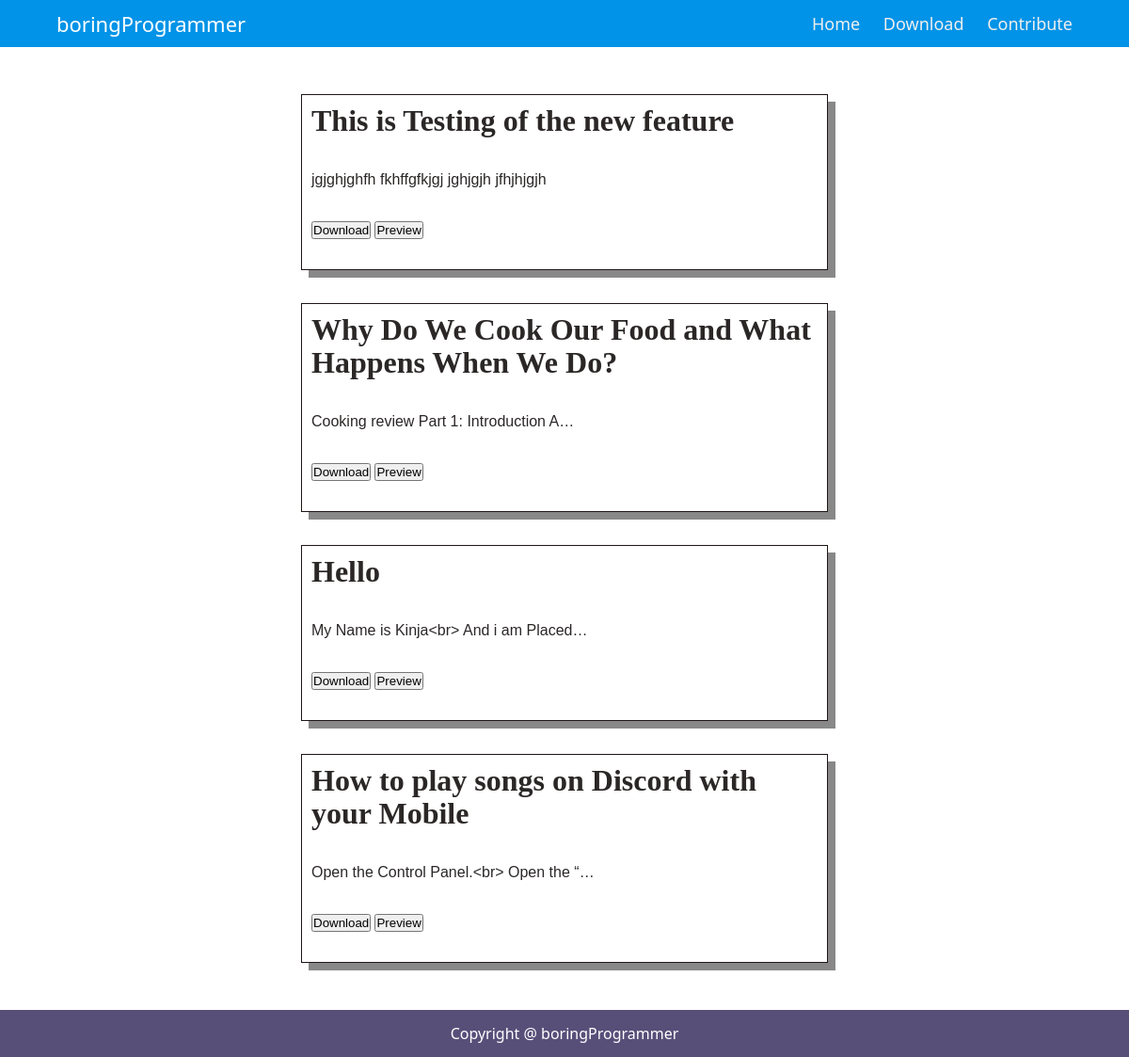
Before: / with the older database file.
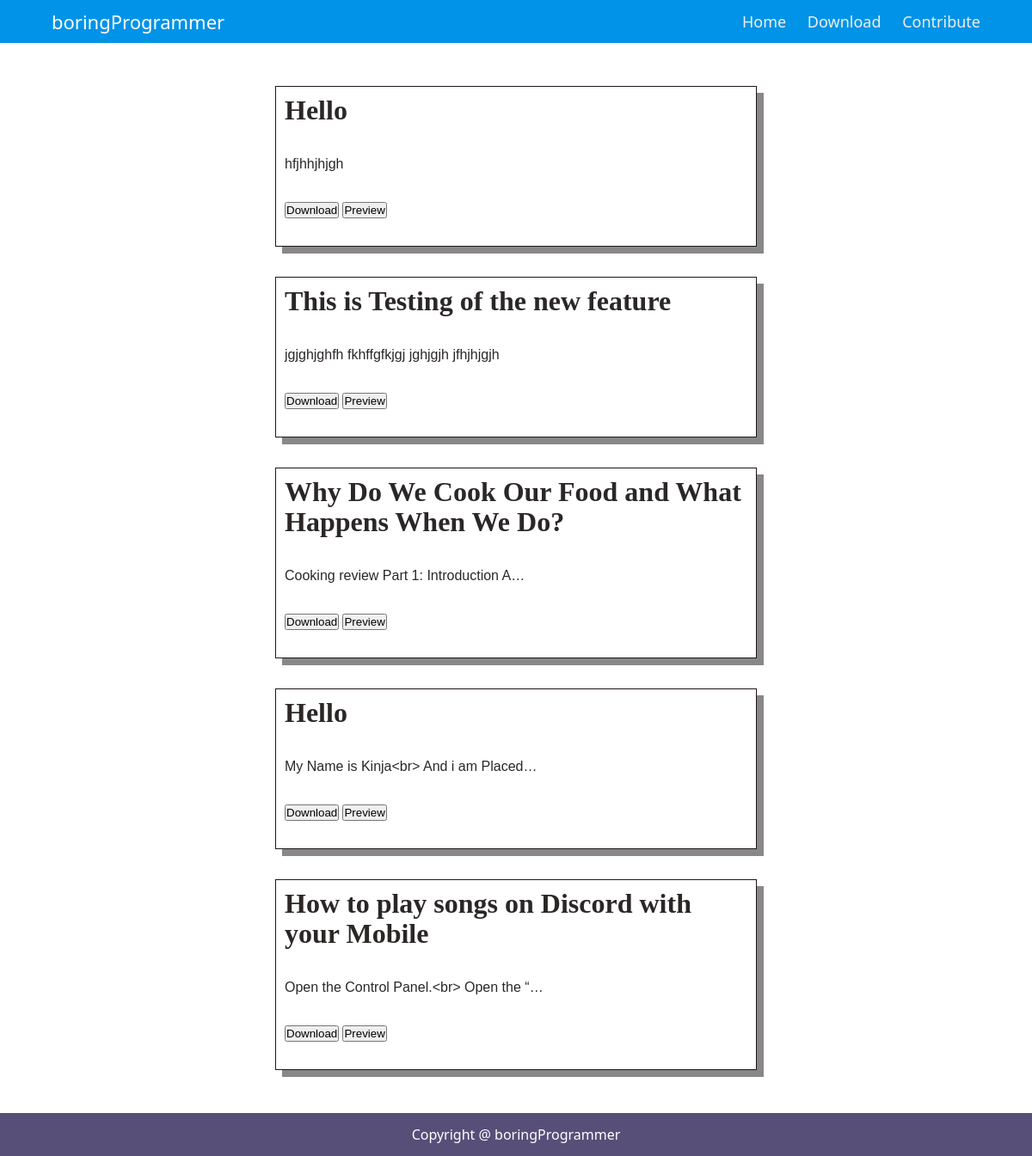
After: the same page with the newer database file.
### main_app/models.py (models this page shows)
class blog_post(models.Model):
    heading=models.CharField(max_length=100)
    paragraph=models.TextField(max_length=10000)

### main_app/views.py (the view)
# urls.py: path('',views.homepage,name='homepage'),
def homepage(request):
    my_dict=blog_post.objects.all()
    return render(request, 'main.html',{'my_dict':my_dict})

### templates/main.html (shortened to what this page needs)
{% extends 'base.html' %}
{% block content %}
    <div class="main-content">
        {% for a in my_dict reversed %}
        <div class="posts">
          <a href="{% url 'blogpost' a.id %}">
          <h1>{{a.heading}}</h1>
          <p>{{ a.paragraph|truncatechars:40 }}</p>
        </a>
          <button>Download</button>
          <button>Preview</button>
        </div>
        {%endfor%}
      </div>
{% endblock %}

Changed rows visible on the page:
added blog_post: heading "Hello", paragraph "hfjhhjhjgh"
